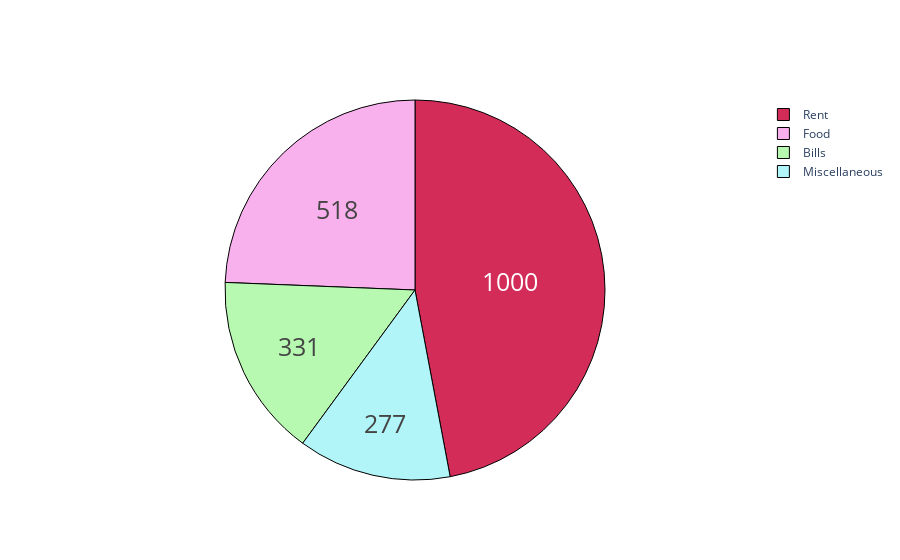

The code cell stored with this chart in its notebook:
### Code cell
#Expenses

#breakdown each category 
groups = ['Rent','Food','Bills','Miscellaneous']
#create amount
amount = [1000,518,331,277]
#style
colors = ['#d32c58', '#f9b1ee', '#b7f9b1', '#b1f5f9']

trace = go.Pie(labels=groups, values=amount,
               hoverinfo='label+percent', textinfo='value', 
               textfont=dict(size=25),
               marker=dict(colors=colors, 
                           line=dict(color='#000000', width=1)))

#plot - 
iplot([trace])

### Figure 1 — Plotly figure (JSON) as saved in the notebook; plotly's stock layout.template omitted (floating-point values rounded to 4 significant figures)
{"data": [{"hoverinfo": "label+percent", "labels": ["Rent", "Food", "Bills", "Miscellaneous"], "marker": {"colors": ["#d32c58", "#f9b1ee", "#b7f9b1", "#b1f5f9"], "line": {"color": "#000000", "width": 1}}, "textfont": {"size": 25}, "textinfo": "value", "type": "pie", "values": [1000, 518, 331, 277]}], "layout": {}}
